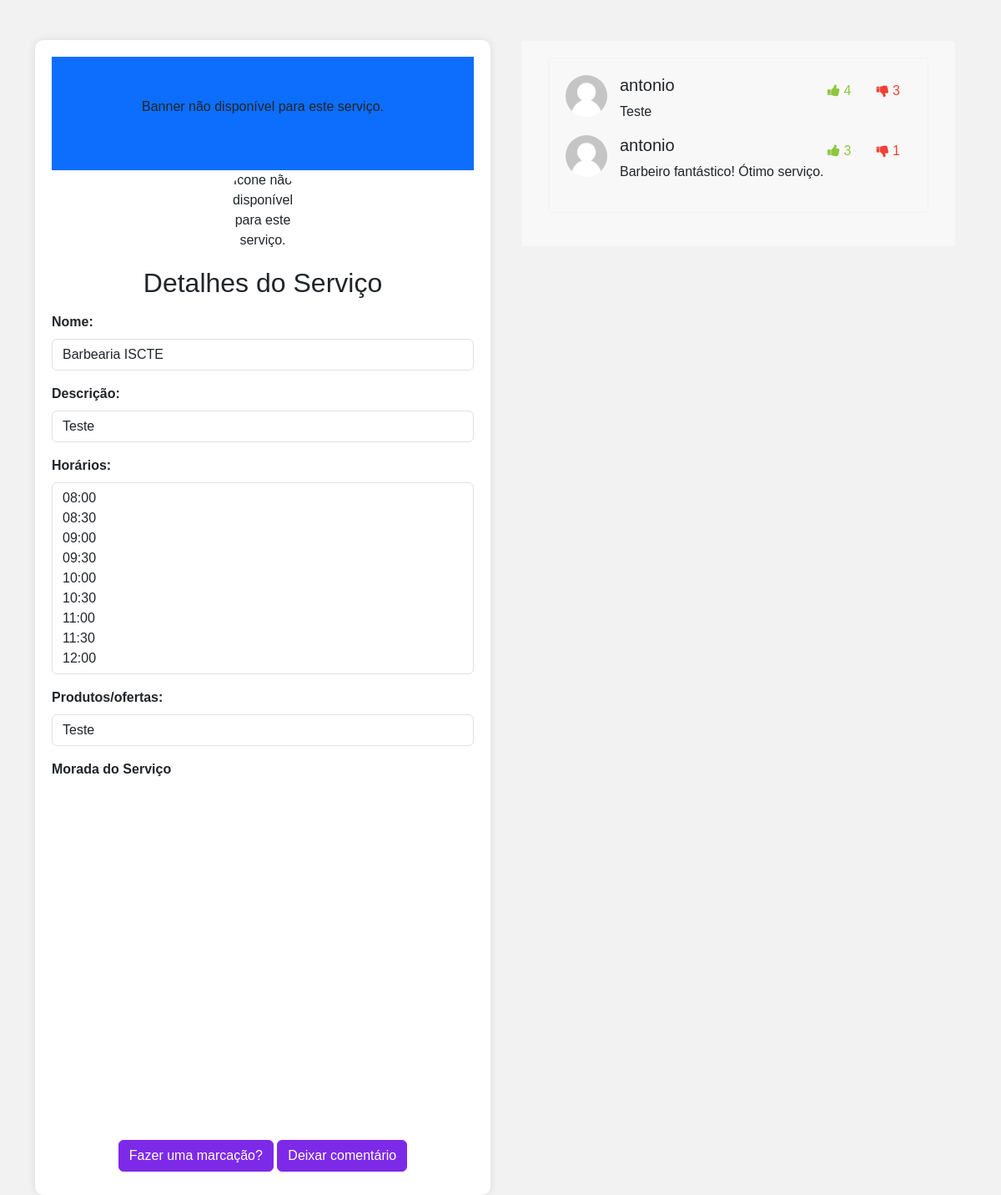
The app's page /my_scheduler_api/serviceDetail/2, older data.
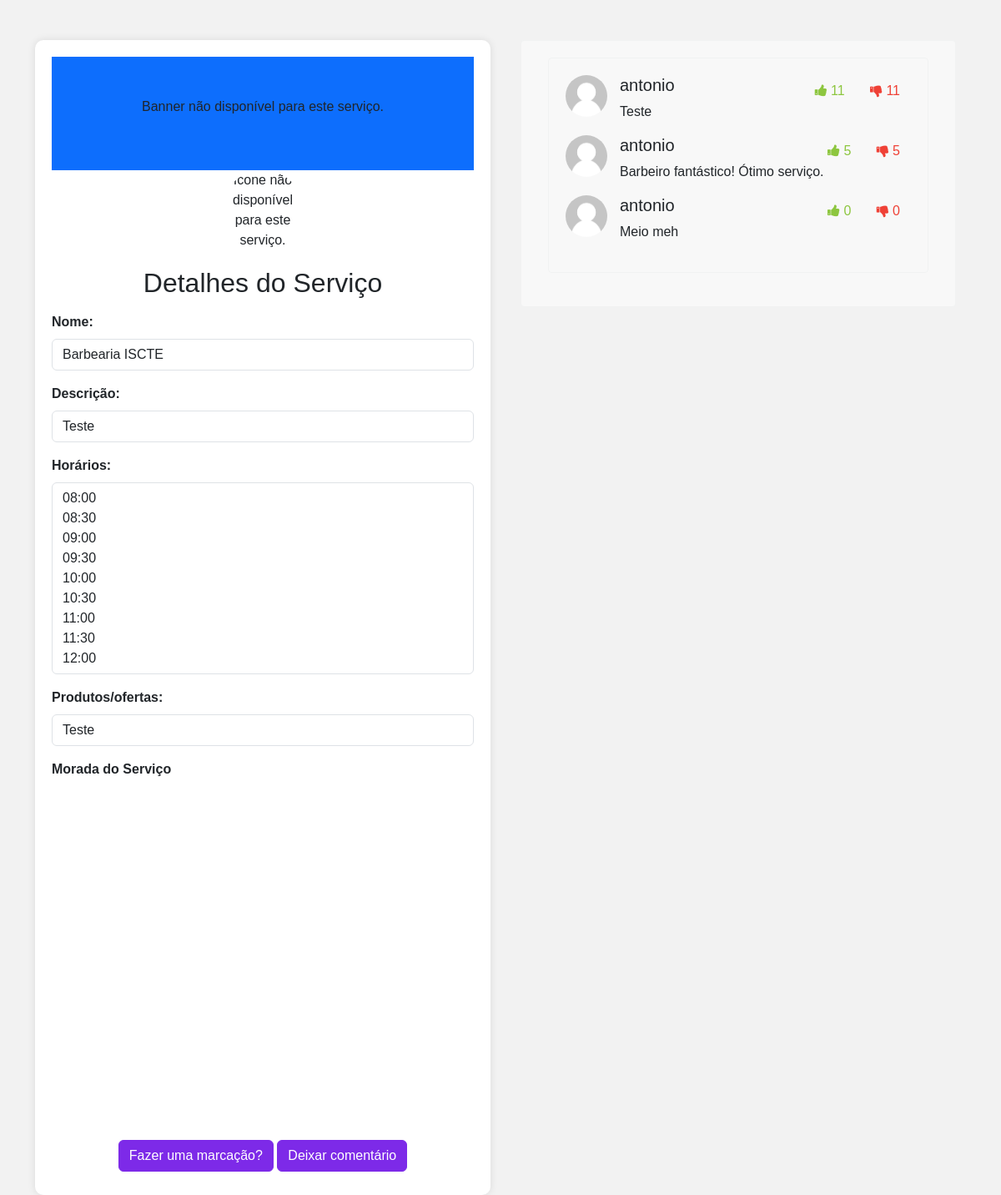
The same page, newer data.
### my_scheduler_api/models.py (models this page shows, shortened)
class Review(models.Model):
    client = models.ForeignKey(Client, on_delete=models.CASCADE)
    service = models.ForeignKey(Services, on_delete=models.CASCADE)
    description = models.TextField()
    stars = models.SmallIntegerField()
    likes = models.BigIntegerField(default=0)
    dislikes = models.BigIntegerField(default=0)

class Client(models.Model):
    user = models.OneToOneField(User, on_delete=models.CASCADE)
    name = models.CharField(max_length=100)
    email = models.EmailField(max_length=100, unique=True)
    phone = models.CharField(max_length=15, unique=True)
    location = models.CharField(max_length=50)
    image = models.ImageField(default="static/media/profile_default.png")

### my_scheduler_api/views.py (the view)
# urls.py: path('serviceDetail/<int:servico_id>', views.service_detail, name='serviceDetail'),
def service_detail(request, servico_id):
    service = Services.objects.get(pk=servico_id)
    reviews = service.review_set.all()
    return render(request, 'serviceDetail.html', {'servico': service, 'reviews': reviews})

### my_scheduler_api/templates/serviceDetail.html (shortened to what the changed rows need)
<!DOCTYPE html>
<html lang="en">
<head>
    {% load static %}
    <link rel="stylesheet" type="text/css" href="{% static 'my_scheduler_api/bootstrap.min.css' %}"/>
    <link rel="stylesheet"
          href="https://cdnjs.cloudflare.com/ajax/libs/bootstrap-datepicker/1.9.0/css/bootstrap-datepicker.min.css">
    <link href="https://maxcdn.bootstrapcdn.com/font-awesome/4.3.0/css/font-awesome.min.css" rel="stylesheet">
</head>
<body class="bodyDiferent">
<div class="container mt-5 mb-5">
    <div class="row justify-content-center">
        <div class="col-lg-6">
            <div id="content">
                <div class="mb-3 text-center">
                    <h2>Detalhes do Serviço</h2>
                </div>
                <div class="mb-3">
                    <div class="form-control" id="selected_times">
                        {% for time in servico.selected_times %}
                            <div>{{ time }}</div>
                        {% endfor %}
                    </div>
                </div>
                <div class="mb-3">
                    <div class="form-control" id="menuItems">
                        {% for item in servico.menuItems %}
                            <div>{{ item }}</div>
                        {% endfor %}
                    </div>
                </div>
            </div>
        </div>
        <div class="col-lg-6">
            <div class="container">
                <div class="row">
                    <div class="col-md-12">
                        <div class="post-content">
                            <div class="post-container">
                                <div class="container">
                                    <div class="row">
                                        <div class="col-md-12">
                                            <div class="post-content">
                                                <div class="post-container">
                                                    {% for review in reviews %}
                                                        <img src="{{ review.client.image }}" alt="user"
                                                             class="profile-photo-md pull-left">
                                                        <div class="post-detail">
                                                            <div class="user-info">
                                                                <h5>{{ review.client.name }}</h5>
                                                            </div>
                                                            <div class="reaction">
                                                                <a href="#"
                                                                   class="btn text-green like-btn {% if review.liked_by_current_user %}active{% endif %}"
                                                                   data-review-id="{{ review.id }}"><i
                                                                        class="fa fa-thumbs-up"></i> {{ review.likes }}
                                                                </a>
                                                                <a href="#"
                                                                   class="btn text-red dislike-btn {% if review.disliked_by_current_user %}active{% endif %}"
                                                                   data-review-id="{{ review.id }}"><i
                                                                        class="fa fa-thumbs-down"></i> {{ review.dislikes }}
                                                                </a>
                                                            </div>
                                                            <div class="post-text">
                                                                <p> {{ review.description }}
                                                                        </p>
                                                            </div>
                                                        </div>
                                                    {% endfor %}
                                                </div>
                                            </div>
                                        </div>
                                    </div>
                                </div>
                            </div>
                        </div>
                    </div>
                </div>
            </div>
        </div>
    </div>
</div>
</body>
</html>

Row changes from the older to the newer data that the page shows:
changed Review "Teste": likes "4" → "11"; dislikes "3" → "11"
changed Review "Barbeiro fantástico! Ótimo serviço.": likes "3" → "5"; dislikes "1" → "5"
added Review: client.image (placeholder picture), client.name "antonio", likes "0", dislikes "0", description "Meio meh"
